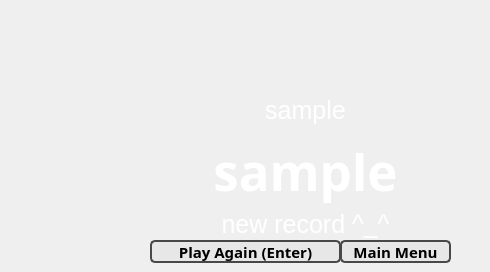
    <widget class="QWidget" name="page_2_finish_game">
     <widget class="QLabel" name="label_0_finish">
      <property name="geometry">
       <rect>
        <x>130</x>
        <y>90</y>
        <width>351</width>
        <height>41</height>
       </rect>
      </property>
      <property name="font">
       <font>
        <pointsize>19</pointsize>
       </font>
      </property>
      <property name="styleSheet">
       <string notr="true">color: rgb(255, 255, 255);</string>
      </property>
      <property name="text">
       <string>sample</string>
      </property>
      <property name="alignment">
       <set>Qt::AlignCenter</set>
      </property>
     </widget>
     <widget class="QLabel" name="label_1_result">
      <property name="geometry">
       <rect>
        <x>130</x>
        <y>130</y>
        <width>351</width>
        <height>81</height>
       </rect>
      </property>
      <property name="font">
       <font>
        <family>Century Gothic</family>
        <pointsize>38</pointsize>
        <weight>75</weight>
        <bold>true</bold>
       </font>
      </property>
      <property name="styleSheet">
       <string notr="true">color: rgb(255, 255, 255);</string>
      </property>
      <property name="text">
       <string>sample</string>
      </property>
      <property name="textFormat">
       <enum>Qt::PlainText</enum>
      </property>
      <property name="alignment">
       <set>Qt::AlignCenter</set>
      </property>
     </widget>
     <widget class="QPushButton" name="pushButton_1_playagain">
      <property name="geometry">
       <rect>
        <x>150</x>
        <y>240</y>
        <width>191</width>
        <height>23</height>
       </rect>
      </property>
      <property name="font">
       <font>
        <family>Lucida Sans</family>
        <pointsize>11</pointsize>
        <weight>75</weight>
        <bold>true</bold>
       </font>
      </property>
      <property name="cursor">
       <cursorShape>PointingHandCursor</cursorShape>
      </property>
      <property name="contextMenuPolicy">
       <enum>Qt::NoContextMenu</enum>
      </property>
      <property name="styleSheet">
       <string notr="true">QPushButton{
background-color: rgb(231, 231, 231);
border:2px solid #484848;
border-radius:5px;
}
QPushButton:hover
{
background-color:  rgb(201, 244, 255);
border:2px solid #484848;
border-radius:5px;
}



</string>
      </property>
      <property name="text">
       <string>Play Again (Enter)</string>
      </property>
     </widget>
     <widget class="QPushButton" name="pushButton_2_mainmenu">
      <property name="geometry">
       <rect>
        <x>340</x>
        <y>240</y>
        <width>111</width>
        <height>23</height>
       </rect>
      </property>
      <property name="font">
       <font>
        <family>Lucida Sans</family>
        <pointsize>11</pointsize>
        <weight>75</weight>
        <bold>true</bold>
       </font>
      </property>
      <property name="cursor">
       <cursorShape>PointingHandCursor</cursorShape>
      </property>
      <property name="contextMenuPolicy">
       <enum>Qt::NoContextMenu</enum>
      </property>
      <property name="styleSheet">
       <string notr="true">QPushButton{
background-color: rgb(231, 231, 231);
border:2px solid #484848;
border-radius:5px;
}
QPushButton:hover
{
background-color:  rgb(201, 244, 255);
border:2px solid #484848;
border-radius:5px;
}



</string>
      </property>
      <property name="text">
       <string>Main Menu</string>
      </property>
     </widget>
     <widget class="QLabel" name="label_3_newrecord">
      <property name="geometry">
       <rect>
        <x>150</x>
        <y>210</y>
        <width>311</width>
        <height>31</height>
       </rect>
      </property>
      <property name="font">
       <font>
        <pointsize>19</pointsize>
       </font>
      </property>
      <property name="styleSheet">
       <string notr="true">color: rgb(255, 255, 255);</string>
      </property>
      <property name="text">
       <string>new record ^_^</string>
      </property>
      <property name="alignment">
       <set>Qt::AlignHCenter|Qt::AlignTop</set>
      </property>
     </widget>
    </widget>
